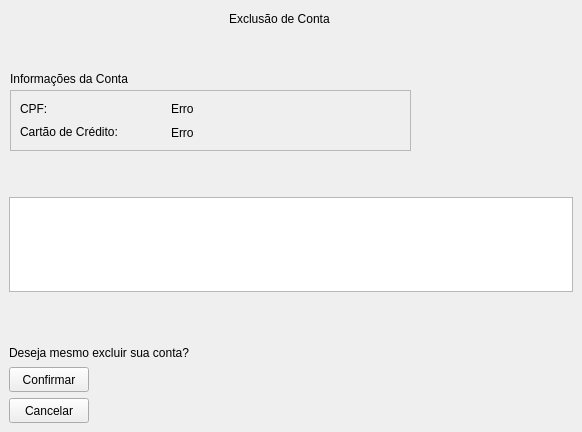
   <widget class="QWidget" name="exclusao">
    <widget class="QLabel" name="label_14">
     <property name="geometry">
      <rect>
       <x>229</x>
       <y>9</y>
       <width>341</width>
       <height>20</height>
      </rect>
     </property>
     <property name="sizePolicy">
      <sizepolicy hsizetype="Preferred" vsizetype="Maximum">
       <horstretch>0</horstretch>
       <verstretch>0</verstretch>
      </sizepolicy>
     </property>
     <property name="text">
      <string>Exclusão de Conta</string>
     </property>
    </widget>
    <widget class="QLabel" name="label_9">
     <property name="geometry">
      <rect>
       <x>10</x>
       <y>70</y>
       <width>149</width>
       <height>17</height>
      </rect>
     </property>
     <property name="sizePolicy">
      <sizepolicy hsizetype="Preferred" vsizetype="Maximum">
       <horstretch>0</horstretch>
       <verstretch>0</verstretch>
      </sizepolicy>
     </property>
     <property name="text">
      <string>Informações da Conta</string>
     </property>
    </widget>
    <widget class="QLabel" name="label_8">
     <property name="geometry">
      <rect>
       <x>9</x>
       <y>344</y>
       <width>231</width>
       <height>17</height>
      </rect>
     </property>
     <property name="sizePolicy">
      <sizepolicy hsizetype="Preferred" vsizetype="Maximum">
       <horstretch>0</horstretch>
       <verstretch>0</verstretch>
      </sizepolicy>
     </property>
     <property name="text">
      <string>Deseja mesmo excluir sua conta?</string>
     </property>
    </widget>
    <widget class="QPushButton" name="confirmar_exclusao">
     <property name="geometry">
      <rect>
       <x>9</x>
       <y>367</y>
       <width>80</width>
       <height>25</height>
      </rect>
     </property>
     <property name="sizePolicy">
      <sizepolicy hsizetype="Maximum" vsizetype="Maximum">
       <horstretch>0</horstretch>
       <verstretch>0</verstretch>
      </sizepolicy>
     </property>
     <property name="text">
      <string>Confirmar</string>
     </property>
    </widget>
    <widget class="QPushButton" name="cancelar_exclusao">
     <property name="geometry">
      <rect>
       <x>9</x>
       <y>398</y>
       <width>80</width>
       <height>25</height>
      </rect>
     </property>
     <property name="sizePolicy">
      <sizepolicy hsizetype="Maximum" vsizetype="Maximum">
       <horstretch>0</horstretch>
       <verstretch>0</verstretch>
      </sizepolicy>
     </property>
     <property name="text">
      <string>Cancelar</string>
     </property>
    </widget>
    <widget class="QTextBrowser" name="infobox_excluir">
     <property name="geometry">
      <rect>
       <x>9</x>
       <y>197</y>
       <width>564</width>
       <height>95</height>
      </rect>
     </property>
     <property name="sizePolicy">
      <sizepolicy hsizetype="Expanding" vsizetype="Maximum">
       <horstretch>0</horstretch>
       <verstretch>0</verstretch>
      </sizepolicy>
     </property>
    </widget>
    <widget class="QFrame" name="frame">
     <property name="geometry">
      <rect>
       <x>10</x>
       <y>90</y>
       <width>401</width>
       <height>61</height>
      </rect>
     </property>
     <property name="frameShape">
      <enum>QFrame::StyledPanel</enum>
     </property>
     <property name="frameShadow">
      <enum>QFrame::Raised</enum>
     </property>
     <widget class="QWidget" name="layoutWidget">
      <property name="geometry">
       <rect>
        <x>161</x>
        <y>10</y>
        <width>231</width>
        <height>42</height>
       </rect>
      </property>
      <layout class="QGridLayout" name="gridLayout">
       <item row="0" column="0">
        <widget class="QLabel" name="campoCPF_exclusao">
         <property name="text">
          <string>Erro</string>
         </property>
        </widget>
       </item>
       <item row="1" column="0">
        <widget class="QLabel" name="campoCartao_exclusao">
         <property name="text">
          <string>Erro</string>
         </property>
        </widget>
       </item>
      </layout>
     </widget>
     <widget class="QLabel" name="label_11">
      <property name="geometry">
       <rect>
        <x>10</x>
        <y>33</y>
        <width>125</width>
        <height>17</height>
       </rect>
      </property>
      <property name="text">
       <string>Cartão de Crédito:</string>
      </property>
     </widget>
     <widget class="QLabel" name="label_10">
      <property name="geometry">
       <rect>
        <x>10</x>
        <y>10</y>
        <width>30</width>
        <height>17</height>
       </rect>
      </property>
      <property name="text">
       <string>CPF:</string>
      </property>
     </widget>
    </widget>
    <zorder>frame</zorder>
    <zorder>label_14</zorder>
    <zorder>label_9</zorder>
    <zorder>label_8</zorder>
    <zorder>confirmar_exclusao</zorder>
    <zorder>cancelar_exclusao</zorder>
    <zorder>infobox_excluir</zorder>
   </widget>
